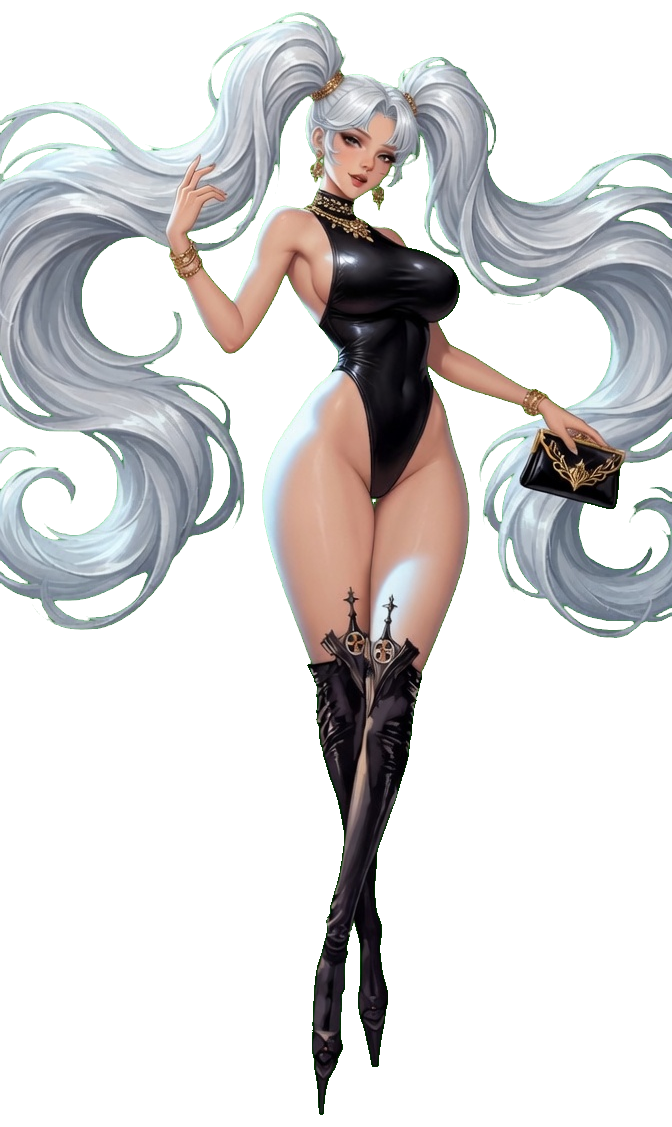
#> input picture art/characters/C026-白丝/presenter.png, 672 x 1127 px
$ python qa_joints.py
#> lines starting #> are read from the running program, lines starting #| are printed output that depends on the picture
"""Joint QA: overlay the exported arm/leg parts on the presenter with a pixel grid.

Used to confirm that the source split's cut lines land on real anatomical joints
before trusting the pivots. Writes into _qa/ only.
"""
from __future__ import annotations

from pathlib import Path

import numpy as np
from PIL import Image, ImageDraw

OUT = Path(__file__).resolve().parent
ROOT = OUT.parent
QA = OUT / "_qa"

PRES = np.array(Image.open(ROOT / "presenter.png").convert("RGBA"))
#> PRES is the input picture: shape (1127, 672, 4); mean R, G, B, A 51.8, 50.5, 50.5, 90.9
COLORS = [(255, 120, 0), (0, 140, 255), (0, 230, 120), (255, 0, 200), (255, 230, 0)]


def mask(name: str) -> np.ndarray:
    return np.array(Image.open(OUT / f"{name}.png"))[:, :, 3] > 8


def render(parts, x0, x1, y0, y1, out_name, scale=3):
    vis = PRES[:, :, :3].copy()
    vis[PRES[:, :, 3] <= 8] = (255, 255, 255)
    for i, p in enumerate(parts):
        m = mask(p)
        vis[m] = (vis[m] * 0.35 + np.array(COLORS[i % len(COLORS)]) * 0.65).astype(np.uint8)
    crop = Image.fromarray(vis[y0:y1, x0:x1]).resize(((x1 - x0) * scale, (y1 - y0) * scale), Image.NEAREST)
    d = ImageDraw.Draw(crop)
    for x in range(x0 - x0 % 20, x1, 20):
        d.line([((x - x0) * scale, 0), ((x - x0) * scale, (y1 - y0) * scale)], fill=(190, 190, 190))
        d.text(((x - x0) * scale + 2, 2), str(x), fill=(0, 0, 0))
    for y in range(y0 - y0 % 20, y1, 20):
        d.line([(0, (y - y0) * scale), ((x1 - x0) * scale, (y - y0) * scale)], fill=(190, 190, 190))
        d.text((2, (y - y0) * scale + 2), str(y), fill=(0, 0, 0))
    crop.save(QA / out_name)
    for i, p in enumerate(parts):
        m = mask(p)
        ys, xs = np.where(m)
        print(f"  {COLORS[i % len(COLORS)]} {p:16s} {int(m.sum()):6d}px  bbox {xs.min()},{ys.min()} -> {xs.max()},{ys.max()}")


def strip(parts, x0, x1, y0, y1, out_name, scale=3):
    """Clean source crop followed by each plate on its own, same framing."""
#> called with x0 = 150, x1 = 370, y0 = 140, y1 = 380, out_name = '_strip_arm_r.png', scale = 2
    cw, ch = (x1 - x0) * scale, (y1 - y0) * scale
    sheet = Image.new("RGB", (cw * (len(parts) + 1), ch), (255, 255, 255))
#> sheet: PIL image 1760x480 RGB; every value is 255
    base = PRES[:, :, :3].copy()
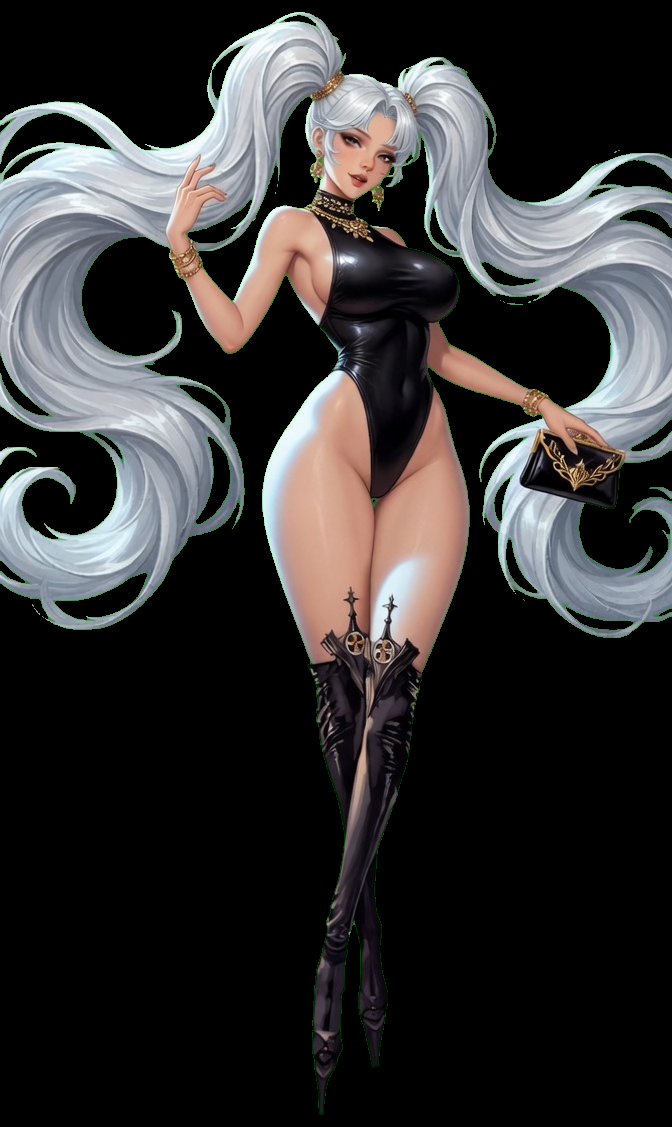
#> base: shape (1127, 672, 3); mean R, G, B 51.8, 50.5, 50.5
    base[PRES[:, :, 3] <= 8] = (255, 255, 255)
    tiles = [Image.fromarray(base[y0:y1, x0:x1])]
    for p in parts:
        m = mask(p)
        v = np.full_like(base, 255)
        v[m] = PRES[:, :, :3][m]
        tiles.append(Image.fromarray(v[y0:y1, x0:x1]))
    for i, t in enumerate(tiles):
        t = t.resize((cw, ch), Image.NEAREST)
        d = ImageDraw.Draw(t)
        for x in range(x0 - x0 % 20, x1, 20):
            d.line([((x - x0) * scale, 0), ((x - x0) * scale, ch)], fill=(215, 215, 215))
            d.text(((x - x0) * scale + 2, 2), str(x), fill=(180, 40, 40))
        for y in range(y0 - y0 % 20, y1, 20):
            d.line([(0, (y - y0) * scale), (cw, (y - y0) * scale)], fill=(215, 215, 215))
            d.text((2, (y - y0) * scale + 2), str(y), fill=(180, 40, 40))
        d.text((6, ch - 20), (["source"] + list(parts))[i], fill=(0, 0, 0))
        sheet.paste(t, (i * cw, 0))
    sheet.save(QA / out_name)


def main() -> None:
    QA.mkdir(parents=True, exist_ok=True)
    strip(["arm_upper_r", "arm_lower_r", "hand_r"], 150, 370, 140, 380, "_strip_arm_r.png", 2)
    print("right arm (raised):")
    render(["arm_upper_r", "arm_lower_r", "hand_r"], 150, 370, 130, 380, "_zoom_arm_r.png")
    print("left arm (clutch):")
    render(["arm_upper_l", "arm_lower_l", "hand_l", "prop_clutch"], 400, 650, 300, 470, "_zoom_arm_l.png")
    print("legs:")
    render(["leg_upper_l", "leg_upper_r", "leg_lower_l", "leg_lower_r"], 240, 480, 380, 740, "_zoom_legs.png", 2)


if __name__ == "__main__":
#> (the run stopped early here; a loop or call above may not have finished)
